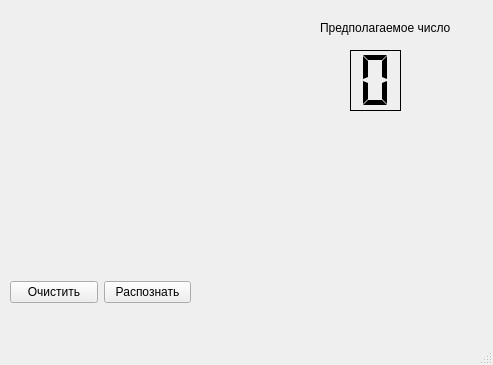
<?xml version="1.0" encoding="UTF-8"?>
<ui version="4.0">
 <class>MainWindow</class>
 <widget class="QMainWindow" name="MainWindow">
  <property name="geometry">
   <rect>
    <x>0</x>
    <y>0</y>
    <width>493</width>
    <height>365</height>
   </rect>
  </property>
  <property name="windowTitle">
   <string>MainWindow</string>
  </property>
  <widget class="QWidget" name="centralwidget">
   <widget class="QLabel" name="imageLabel">
    <property name="geometry">
     <rect>
      <x>10</x>
      <y>10</y>
      <width>256</width>
      <height>256</height>
     </rect>
    </property>
    <property name="text">
     <string/>
    </property>
   </widget>
   <widget class="QLabel" name="label_2">
    <property name="geometry">
     <rect>
      <x>320</x>
      <y>20</y>
      <width>131</width>
      <height>16</height>
     </rect>
    </property>
    <property name="text">
     <string>Предполагаемое число:</string>
    </property>
   </widget>
   <widget class="QLCDNumber" name="lcdNumber">
    <property name="geometry">
     <rect>
      <x>350</x>
      <y>50</y>
      <width>51</width>
      <height>61</height>
     </rect>
    </property>
    <property name="frameShape">
     <enum>QFrame::Panel</enum>
    </property>
    <property name="frameShadow">
     <enum>QFrame::Plain</enum>
    </property>
    <property name="smallDecimalPoint">
     <bool>false</bool>
    </property>
    <property name="digitCount">
     <number>1</number>
    </property>
    <property name="segmentStyle">
     <enum>QLCDNumber::Flat</enum>
    </property>
    <property name="intValue" stdset="0">
     <number>0</number>
    </property>
   </widget>
   <widget class="QWidget" name="">
    <property name="geometry">
     <rect>
      <x>10</x>
      <y>280</y>
      <width>181</width>
      <height>25</height>
     </rect>
    </property>
    <layout class="QHBoxLayout" name="horizontalLayout">
     <item>
      <widget class="QPushButton" name="clearButton">
       <property name="text">
        <string>Очистить</string>
       </property>
      </widget>
     </item>
     <item>
      <widget class="QPushButton" name="recoButton">
       <property name="text">
        <string>Распознать</string>
       </property>
      </widget>
     </item>
    </layout>
   </widget>
  </widget>
  <widget class="QMenuBar" name="menubar">
   <property name="geometry">
    <rect>
     <x>0</x>
     <y>0</y>
     <width>493</width>
     <height>21</height>
    </rect>
   </property>
  </widget>
  <widget class="QStatusBar" name="statusbar"/>
 </widget>
 <resources/>
 <connections/>
</ui>
